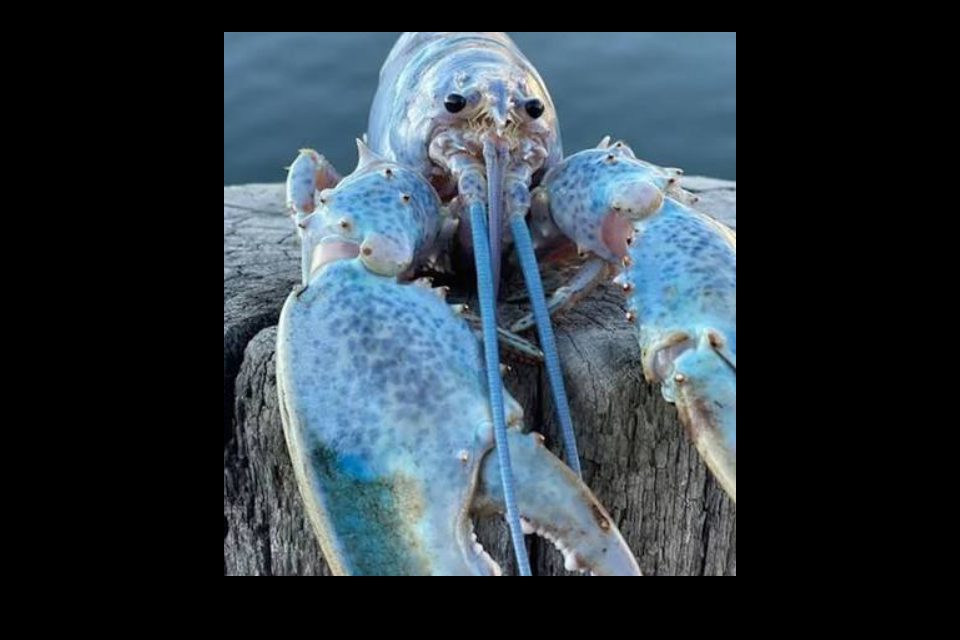

Below is a game level as drawn by its tile map, then a one-line description and the .tmx file that defines it, in full:
An orthogonal 30x20 tile map with 32x32 px tiles, 1 tile layer (Base).

<map version="1.10" tiledversion="1.12.2" orientation="orthogonal" renderorder="right-down" width="30" height="20" tilewidth="32" tileheight="32" infinite="0" nextlayerid="2" nextobjectid="1">
 <editorsettings>
  <export target="mainMenu.lua" format="lua" />
 </editorsettings>
 <tileset firstgid="1" name="MenuLobster" tilewidth="32" tileheight="32" tilecount="272" columns="16">
  <image source="../sprites/MenuLobster.png" width="540" height="546" />
 </tileset>
 <layer id="1" name="Base" width="30" height="20">
  <data encoding="csv">
0,0,0,0,0,0,0,0,0,0,0,0,0,0,0,0,0,0,0,0,0,0,0,0,0,0,0,0,0,0,
0,0,0,0,0,0,0,1,2,3,4,5,6,7,8,9,10,11,12,13,14,15,16,0,0,0,0,0,0,0,
0,0,0,0,0,0,0,17,18,19,20,21,22,23,24,25,26,27,28,29,30,31,32,0,0,0,0,0,0,0,
0,0,0,0,0,0,0,33,34,35,36,37,38,39,40,41,42,43,44,45,46,47,48,0,0,0,0,0,0,0,
0,0,0,0,0,0,0,49,50,51,52,53,54,55,56,57,58,59,60,61,62,63,64,0,0,0,0,0,0,0,
0,0,0,0,0,0,0,65,66,67,68,69,70,71,72,73,74,75,76,77,78,79,80,0,0,0,0,0,0,0,
0,0,0,0,0,0,0,81,82,83,84,85,86,87,88,89,90,91,92,93,94,95,96,0,0,0,0,0,0,0,
0,0,0,0,0,0,0,97,98,99,100,101,102,103,104,105,106,107,108,109,110,111,112,0,0,0,0,0,0,0,
0,0,0,0,0,0,0,113,114,115,116,117,118,119,120,121,122,123,124,125,126,127,128,0,0,0,0,0,0,0,
0,0,0,0,0,0,0,129,130,131,132,133,134,135,136,137,138,139,140,141,142,143,144,0,0,0,0,0,0,0,
0,0,0,0,0,0,0,145,146,147,148,149,150,151,152,153,154,155,156,157,158,159,160,0,0,0,0,0,0,0,
0,0,0,0,0,0,0,161,162,163,164,165,166,167,168,169,170,171,172,173,174,175,176,0,0,0,0,0,0,0,
0,0,0,0,0,0,0,177,178,179,180,181,182,183,184,185,186,187,188,189,190,191,192,0,0,0,0,0,0,0,
0,0,0,0,0,0,0,193,194,195,196,197,198,199,200,201,202,203,204,205,206,207,208,0,0,0,0,0,0,0,
0,0,0,0,0,0,0,209,210,211,212,213,214,215,216,217,218,219,220,221,222,223,224,0,0,0,0,0,0,0,
0,0,0,0,0,0,0,225,226,227,228,229,230,231,232,233,234,235,236,237,238,239,240,0,0,0,0,0,0,0,
0,0,0,0,0,0,0,241,242,243,244,245,246,247,248,249,250,251,252,253,254,255,256,0,0,0,0,0,0,0,
0,0,0,0,0,0,0,257,258,259,260,261,262,263,264,265,266,267,268,269,270,271,272,0,0,0,0,0,0,0,
0,0,0,0,0,0,0,0,0,0,0,0,0,0,0,0,0,0,0,0,0,0,0,0,0,0,0,0,0,0,
0,0,0,0,0,0,0,0,0,0,0,0,0,0,0,0,0,0,0,0,0,0,0,0,0,0,0,0,0,0
</data>
 </layer>
</map>
